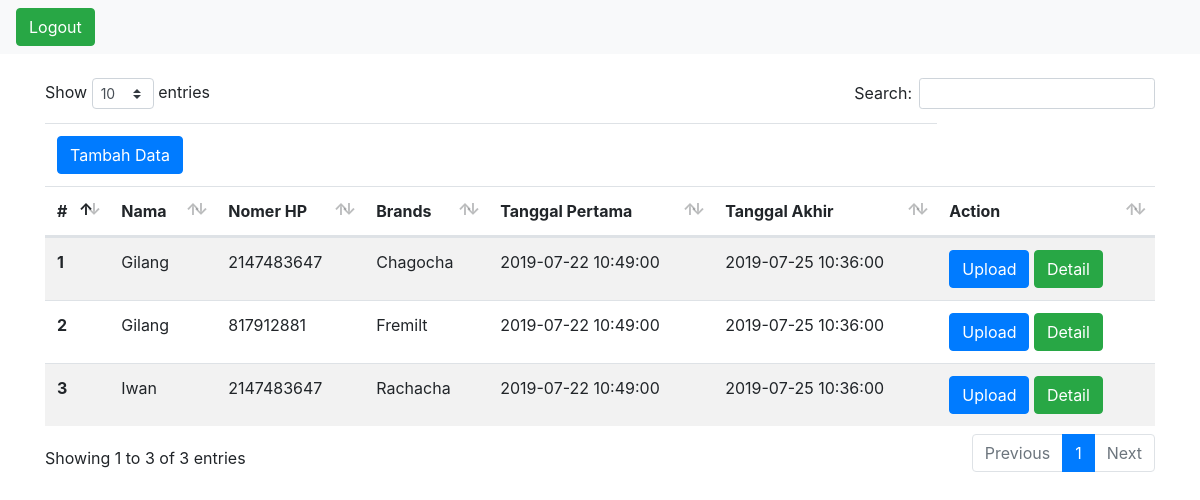
Screenshot of /data_costumer.php (signed in) with the database file from the repository.
### tables this page shows
CREATE TABLE `data_costumer` (
  `id` int(11) NOT NULL,
  `nama` varchar(50) NOT NULL,
  `nomer` int(12) NOT NULL,
  `tanggal` datetime NOT NULL,
  `tanggal_akhir` datetime NOT NULL,
  `brands` varchar(50) NOT NULL
);

### data_costumer.php (the view, shortened to what this page needs)
<!DOCTYPE html>
<html lang="en">
<head>
    <link rel="stylesheet" href="css/bootstrap.css">
    <link rel="stylesheet" href="css/dataTables.bootstrap4.min.css">
</head>
<body>
    <?php
    require "koneksi.php";
    ?>
    <nav class="navbar navbar-expand-lg navbar-light bg-light">
        <div class="logout">
            <a href="logout.php"><button class="btn btn-success pull-right">Logout</button></a>
        </div>
    </nav>
    <div class="container"><br>
        <table class="table table-striped table-borderd mt-5" id='data_table'>
            <thead>
                <tr>
                    <td colspan="6">
                        <a href="tambah.php"><button type="submit" class="btn btn-primary">Tambah Data</button></a>
                    </td>
                <tr>
                    <th scope="col">#</th>
                    <th scope="col">Nama</th>
                    <th scope="col">Nomer HP</th>
                    <th scope="col">Brands</th>
                    <th scope="col">Tanggal Pertama</th>
                    <th scope="col">Tanggal Akhir</th>
                    <th scope="col">Action</th>
                </tr>
            </thead>
            <tbody>
                <?php
                $result = mysqli_query($conn, "SELECT * FROM data_costumer");
                ?>
                <?php $i = 1; ?>
                <?php while ($data = mysqli_fetch_assoc($result)) :
                    ?>
                    <tr>
                        <th scope="row"><?= $i++; ?></th>
                        <td><?= $data["nama"] ?></td>
                        <td><?= $data["nomer"] ?></td>
                        <td><?= $data["brands"] ?></td>
                        <td><?= str_replace("0000-00-00 00:00:00", "-", $data["tanggal"])  ?></td>
                        <td><?= str_replace("0000-00-00 00:00:00", "-", $data["tanggal_akhir"])  ?></td>
                        <td>
                            <a href="upload.php?id=<?= $data['id'] ?>"><button type="submit" class="btn btn-primary">Upload</button></a>
                            <a href="detail.php?id=<?= $data['id'] ?>"> <button type="submit" class="btn btn-success">Detail</button></a>
                        </td>
                    </tr>
                <?php endwhile; ?>
            </tbody>
        </table>
    </div>
</body>
</html>

### rows the page displays
data_costumer: nama "Gilang", nomer "2147483647", brands "Chagocha", tanggal "2019-07-22 10:49:00", tanggal_akhir "2019-07-25 10:36:00"
data_costumer: nama "Gilang", nomer "817912881", brands "Fremilt", tanggal "2019-07-22 10:49:00", tanggal_akhir "2019-07-25 10:36:00"
data_costumer: nama "Iwan", nomer "2147483647", brands "Rachacha", tanggal "2019-07-22 10:49:00", tanggal_akhir "2019-07-25 10:36:00"
